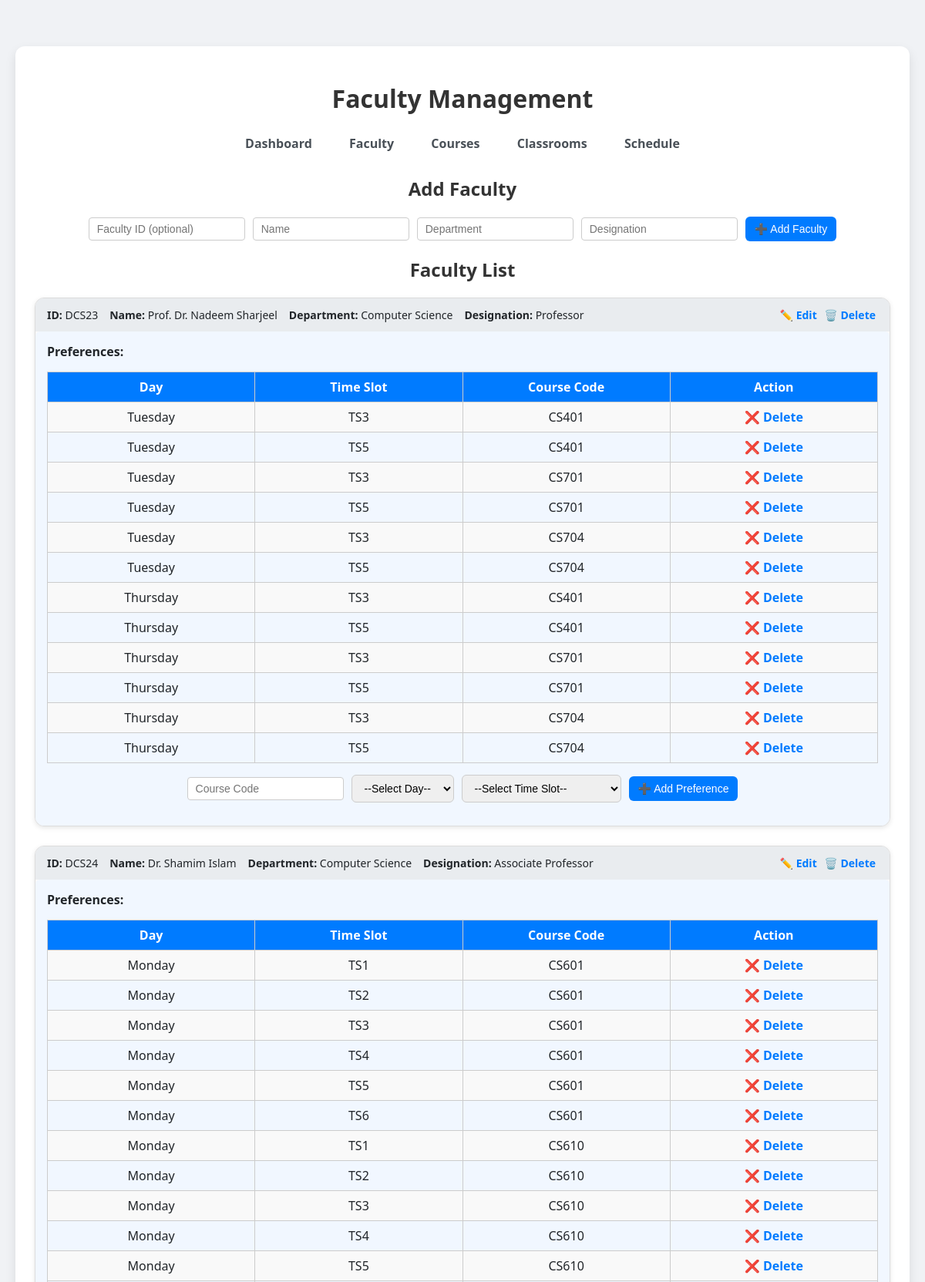
The page /faculty.php (upper part) on the database its author committed.
### tables this page shows
CREATE TABLE `faculty` (
  `FacultyID` varchar(10) NOT NULL,
  `Name` varchar(100) NOT NULL,
  `Department` varchar(50) NOT NULL,
  `Designation` varchar(50) NOT NULL
);

CREATE TABLE `preferences` (
  `PrefID` int(11) NOT NULL,
  `FacultyID` varchar(10) NOT NULL,
  `CourseCode` varchar(10) NOT NULL,
  `Day` varchar(10) DEFAULT NULL,
  `TimeSlotID` varchar(5) DEFAULT NULL,
  `CreatedAt` timestamp NOT NULL DEFAULT current_timestamp()
);

### functions.php (called while the page is built, shortened)
<?php
require_once "config.php";
function getFaculty() {
    global $conn;
    $result = $conn->query("SELECT * FROM Faculty");
    return $result ? $result->fetch_all(MYSQLI_ASSOC) : [];
}
function getFacultyPreferences($facultyID) {
    global $conn;
    $facultyID = $conn->real_escape_string($facultyID);
    $result = $conn->query("SELECT * FROM preferences WHERE FacultyID='$facultyID' ORDER BY PrefID");
    return $result ? $result->fetch_all(MYSQLI_ASSOC) : [];
}
?>

### faculty.php (the view, shortened to what this page needs)
<?php
require_once "config.php";
require_once "functions.php";
$facultyList = getFaculty();
?>
<!DOCTYPE html>
<html lang="en">
<head>
    <link rel="stylesheet" href="assets/style.css?v=<?= filemtime('assets/style.css') ?>">
</head>
<body>
<div class="container">
    <h1>Faculty Management</h1>
    <nav>
        <a href="index.php">Dashboard</a>
        <a href="faculty.php">Faculty</a>
        <a href="courses.php">Courses</a>
        <a href="classrooms.php">Classrooms</a>
        <a href="schedule.php">Schedule</a>
    </nav>
    <h2>Add Faculty</h2>
    <form method="POST">
        <input type="text" name="facultyID" placeholder="Faculty ID (optional)">
        <input type="text" name="name" placeholder="Name" required>
        <input type="text" name="department" placeholder="Department" required>
        <input type="text" name="designation" placeholder="Designation" required>
        <button type="submit" name="addFaculty">➕ Add Faculty</button>
    </form>
<h2>Faculty List</h2>
<?php if (empty($facultyList)): ?>
    <p>No faculty available.</p>
<?php else: ?>
    <?php foreach ($facultyList as $f): ?>
        <div class="faculty-card">
            <div class="faculty-info">
                <span><strong>ID:</strong> <?= htmlspecialchars($f['FacultyID']) ?></span>
                <span><strong>Name:</strong> <?= htmlspecialchars($f['Name']) ?></span>
                <span><strong>Department:</strong> <?= htmlspecialchars($f['Department']) ?></span>
                <span><strong>Designation:</strong> <?= htmlspecialchars($f['Designation']) ?></span>
                <div class="faculty-actions">
                    <a href="editFaculty.php?id=<?= $f['FacultyID'] ?>" class="edit-btn">✏️ Edit</a>
                    <a href="faculty.php?deleteFaculty=<?= $f['FacultyID'] ?>"
                       onclick="return confirm('Delete this faculty?')" class="delete-btn">🗑️ Delete</a>
                </div>
            </div>
            <div class="preferences">
                <strong>Preferences:</strong>
                <?php $prefs = getFacultyPreferences($f['FacultyID']); ?>
                <?php if (!empty($prefs)): ?>
                    <table class="pref-table">
                        <tr>
                            <th>Day</th>
                            <th>Time Slot</th>
                            <th>Course Code</th>
                            <th>Action</th>
                        </tr>
                        <?php foreach ($prefs as $p): ?>
                            <tr>
                                <td><?= htmlspecialchars($p['Day']) ?></td>
                                <td><?= htmlspecialchars($p['TimeSlotID']) ?></td>
                                <td><?= htmlspecialchars($p['CourseCode']) ?></td>
                                <td>
                                    <a href="faculty.php?deletePref=<?= $p['PrefID'] ?>"
                                       onclick="return confirm('Delete this preference?')">❌ Delete</a>
                                </td>
                            </tr>
                        <?php endforeach; ?>
                    </table>
                <?php else: ?>
                    <p>No preferences yet.</p>
                <?php endif; ?>
                <form method="POST" class="add-pref-form">
                    <input type="text" name="courseCode" placeholder="Course Code" required>
                    <select name="day" required>
                        <option value="">--Select Day--</option>
                    </select>
                    <select name="timeSlotID" required>
                        <option value="">--Select Time Slot--</option>
                    </select>
                    <button type="submit" name="addPref">➕ Add Preference</button>
                </form>
            </div>
        </div>
    <?php endforeach; ?>
<?php endif; ?>
</div>
</body>
</html>

### assets/style.css (style rules this page uses)
body { font-family: 'Segoe UI', Arial, sans-serif; background: #f0f2f5; margin: 0; padding: 20px; color: #212529; }
h1, h2 { text-align: center; color: #333; margin-bottom: 15px; }
nav { text-align: center; margin-bottom: 25px; }
nav a { display: inline-block; margin: 0 10px; text-decoration: none; color: #495057; font-weight: 600; padding: 6px 12px; border-radius: 4px; transition: all 0.3s ease; }
form { display: flex; flex-wrap: wrap; gap: 10px; align-items: center; margin-bottom: 15px; }
form input[type="text"], form input[type="number"], form select { padding: 6px 10px; border: 1px solid #ccc; border-radius: 4px; }
form button { padding: 8px 16px; background-color: #28a745; border: none; color: #fff; cursor: pointer; border-radius: 4px; transition: background-color 0.3s; }
table { border-collapse: collapse; width: 100%; margin-top: 10px; table-layout: fixed; }
th, td { border: 1px solid #333; padding: 8px; text-align: center; vertical-align: top; word-wrap: break-word; }
th { background-color: #007BFF; color: #fff; }
a { text-decoration: none; color: #007BFF; font-weight: bold; margin: 0 3px; }

### faculty.php (style rules this page uses)
.container { max-width: 1200px; margin: 40px auto; padding: 25px; background: #fff; border-radius: 12px; box-shadow: 0 6px 14px rgba(0,0,0,0.1); }
h1,h2 { text-align: center; margin-bottom: 20px; color: #333; }
form { margin: 15px 0; display: flex; gap: 10px; flex-wrap: wrap; justify-content: center; }
form input, form select, form button { padding: 8px 12px; border-radius: 6px; border: 1px solid #ccc; font-size: 14px; }
form button { background: #007bff; color: white; border: none; cursor: pointer; transition: 0.3s; }
table { width: 100%; border-collapse: collapse; margin-top: 15px; }
th, td { padding: 12px; border: 1px solid #ddd; text-align: center; }
th { background: #007bff; color: white; }
tr:nth-child(even) { background: #f9f9f9; }
.preferences { background: #f1f7ff; padding: 12px; text-align: left; border-radius: 6px; }
.faculty-card { background: #f9f9f9; border: 1px solid #ddd; border-radius: 12px; margin-bottom: 25px; box-shadow: 0 2px 6px rgba(0,0,0,0.1); overflow: hidden; }
.faculty-info { background: #e9ecef; padding: 12px 15px; display: flex; flex-wrap: wrap; gap: 15px; justify-content: space-between; font-size: 14px; font-weight: 500; }
.faculty-actions { margin-left: auto; }
.preferences { background: #f1f7ff; padding: 15px; }
.pref-table th { background: #007bff; color: white; }
.pref-table td, .pref-table th { padding: 8px; border: 1px solid #ccc; }

### rows shown on the page
faculty: FacultyID "DCS23", Name "Prof. Dr. Nadeem Sharjeel", Department "Computer Science", Designation "Professor"
preferences: Day "Tuesday", TimeSlotID "TS3", CourseCode "CS401"
preferences: Day "Tuesday", TimeSlotID "TS5", CourseCode "CS401"
preferences: Day "Tuesday", TimeSlotID "TS3", CourseCode "CS701"
preferences: Day "Tuesday", TimeSlotID "TS5", CourseCode "CS701"
preferences: Day "Tuesday", TimeSlotID "TS3", CourseCode "CS704"
preferences: Day "Tuesday", TimeSlotID "TS5", CourseCode "CS704"
preferences: Day "Thursday", TimeSlotID "TS3", CourseCode "CS401"
preferences: Day "Thursday", TimeSlotID "TS5", CourseCode "CS401"
preferences: Day "Thursday", TimeSlotID "TS3", CourseCode "CS701"
preferences: Day "Thursday", TimeSlotID "TS5", CourseCode "CS701"
preferences: Day "Thursday", TimeSlotID "TS3", CourseCode "CS704"
preferences: Day "Thursday", TimeSlotID "TS5", CourseCode "CS704"
faculty: FacultyID "DCS24", Name "Dr. Shamim Islam", Department "Computer Science", Designation "Associate Professor"
preferences: Day "Monday", TimeSlotID "TS1", CourseCode "CS601"
preferences: Day "Monday", TimeSlotID "TS2", CourseCode "CS601"
preferences: Day "Monday", TimeSlotID "TS3", CourseCode "CS601"
preferences: Day "Monday", TimeSlotID "TS4", CourseCode "CS601"
preferences: Day "Monday", TimeSlotID "TS5", CourseCode "CS601"
preferences: Day "Monday", TimeSlotID "TS6", CourseCode "CS601"
preferences: Day "Monday", TimeSlotID "TS1", CourseCode "CS610"
preferences: Day "Monday", TimeSlotID "TS2", CourseCode "CS610"
preferences: Day "Monday", TimeSlotID "TS3", CourseCode "CS610"
preferences: Day "Monday", TimeSlotID "TS4", CourseCode "CS610"
preferences: Day "Monday", TimeSlotID "TS5", CourseCode "CS610"
